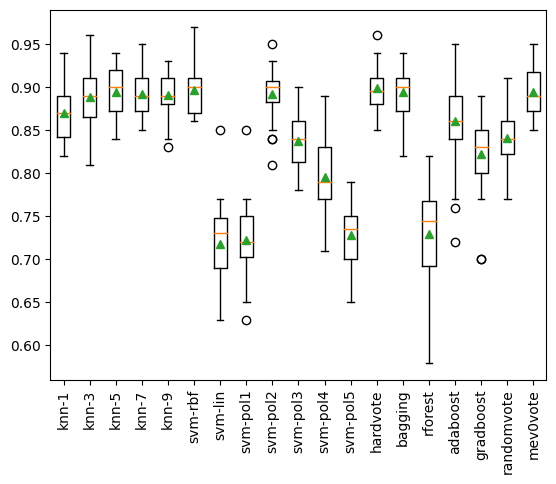

The script that saved this image:
# %%
import numpy as np 
import time
import matplotlib.pyplot as plt

from sklearn.neighbors import KNeighborsClassifier
from sklearn.svm import SVC
from sklearn.base import clone
from sklearn.ensemble import VotingClassifier, BaggingClassifier, RandomForestClassifier, AdaBoostClassifier, GradientBoostingClassifier
from sklearn.model_selection import cross_val_score
from sklearn.model_selection import KFold, RepeatedKFold, StratifiedKFold, RepeatedStratifiedKFold

from data import get_dataset
from pvoting import ProbabilisticVotingClassifier

# %% generate data
n = 1000
d = 20
d_inform = 15
k = 2
seed = 0
X, y = get_dataset(n, d, k, d_inform=d_inform, seed=seed)
print('data shape:', X.shape, y.shape)

# %% define base classifier models
base_models = {
    'knn-1': KNeighborsClassifier(n_neighbors=1),
    'knn-3': KNeighborsClassifier(n_neighbors=3),
    'knn-5': KNeighborsClassifier(n_neighbors=5),
    'knn-7': KNeighborsClassifier(n_neighbors=7),
    'knn-9': KNeighborsClassifier(n_neighbors=9),
    'svm-rbf': SVC(probability=True, kernel='rbf'),
    'svm-lin': SVC(probability=True, kernel='linear'),
    'svm-pol1': SVC(probability=True, kernel='poly', degree=1),
    'svm-pol2': SVC(probability=True, kernel='poly', degree=2),
    'svm-pol3': SVC(probability=True, kernel='poly', degree=3),
    'svm-pol4': SVC(probability=True, kernel='poly', degree=4),
    'svm-pol5': SVC(probability=True, kernel='poly', degree=5),
}
# define ensemble voting model
# https://scikit-learn.org/stable/modules/generated/sklearn.ensemble.VotingClassifier.html
hard_voting_ensemble = VotingClassifier(
    estimators=[(name, clone(model)) for name,model in base_models.items()], 
    voting='hard',
)
# https://scikit-learn.org/stable/modules/generated/sklearn.ensemble.BaggingClassifier.html
base_estimator = clone(base_models['knn-5']) 
bagging_ensemble = BaggingClassifier(
    base_estimator,
    n_estimators=len(base_models),
)
# https://scikit-learn.org/stable/modules/generated/sklearn.ensemble.RandomForestClassifier.html
randforest_ensemble = RandomForestClassifier(
    n_estimators=100,
    max_depth=2,
    random_state=0,
)
# https://scikit-learn.org/stable/modules/generated/sklearn.ensemble.AdaBoostClassifier.html
base_estimator = clone(base_models['svm-rbf']) 
adaboost_ensemble = AdaBoostClassifier(
    base_estimator, 
    n_estimators=len(base_models), 
    random_state=0
)
# https://scikit-learn.org/stable/modules/generated/sklearn.ensemble.GradientBoostingClassifier.html
gradboost_ensemble = GradientBoostingClassifier(
    n_estimators=100, 
    learning_rate=1.0, 
    max_depth=2, 
    random_state=0
)

randomvoter_ensemble = ProbabilisticVotingClassifier(
    estimators=[(name, clone(model)) for name,model in base_models.items()], 
    voting='random',
)

mev0voter_ensemble = ProbabilisticVotingClassifier(
    estimators=[(name, clone(model)) for name,model in base_models.items()], 
    voting='mev0',
    mev0_kwargs={'Niters': 10, 'Nparticles': 20}
)



ensemble_models = {
    'hardvote': hard_voting_ensemble,
    'bagging': bagging_ensemble,
    'rforest': randforest_ensemble,
    'adaboost': adaboost_ensemble,
    'gradboost': gradboost_ensemble,
    'randomvote': randomvoter_ensemble, 
    'mev0vote': mev0voter_ensemble,
}


models = {**base_models, **ensemble_models}

# %% evaluate each model using cross-validation
def evaluate(model, X, y, n_splits=10, n_repeats=3, seed=seed):
    # scoring metrics: https://scikit-learn.org/stable/modules/model_evaluation.html#scoring-parameter
    cv = RepeatedStratifiedKFold(n_splits=n_splits, n_repeats=n_repeats, random_state=seed)
    scores = cross_val_score(model, X, y, scoring='accuracy', cv=cv, n_jobs=-1, error_score='raise')
    return scores

results, names = list(), list()
rj = max(len(k) for k in models.keys())
for name,model in models.items():
    _st = time.perf_counter()
    scores = evaluate(model, X, y)
    _et = time.perf_counter()
    print(f'{name.rjust(10, " ")}: mean={np.mean(scores):.3f} std={np.std(scores):.3f} time={_et-_st:.4f}s')
    results.append(scores)
    names.append(name)

# %% plot model performance for comparison
def create_plot(results, names):
    fig, ax = plt.subplots()
    ax.boxplot(results, labels=names, showmeans=True)
    ax.tick_params(axis='x', labelrotation=90)
    return fig, ax

fig, ax = create_plot(results, names)
fig.savefig('./compare.png', bbox_inches='tight')